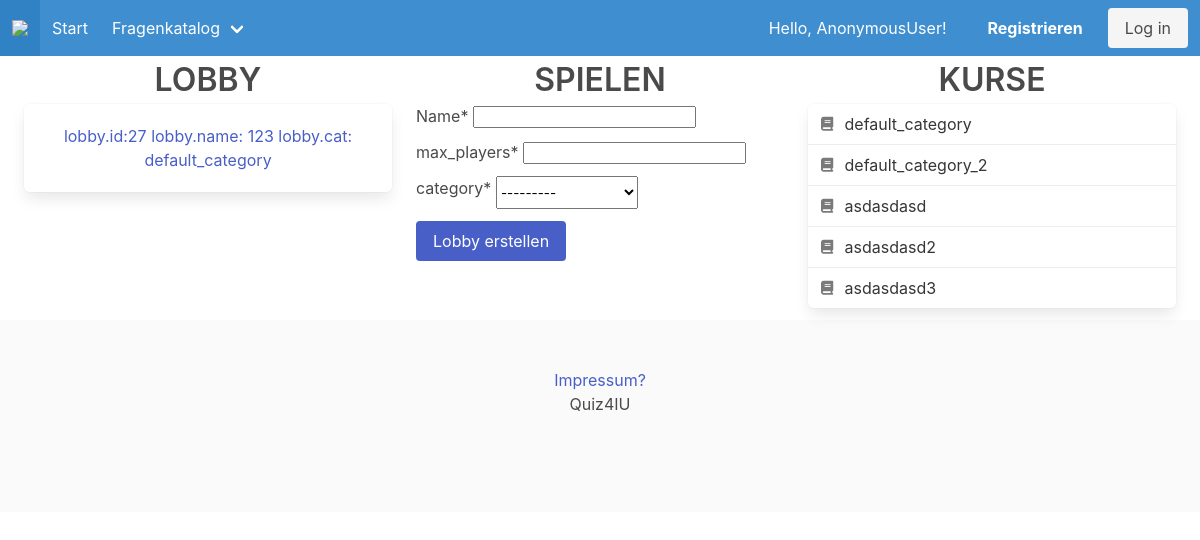
/quiz/, run on an earlier commit of the app's database.
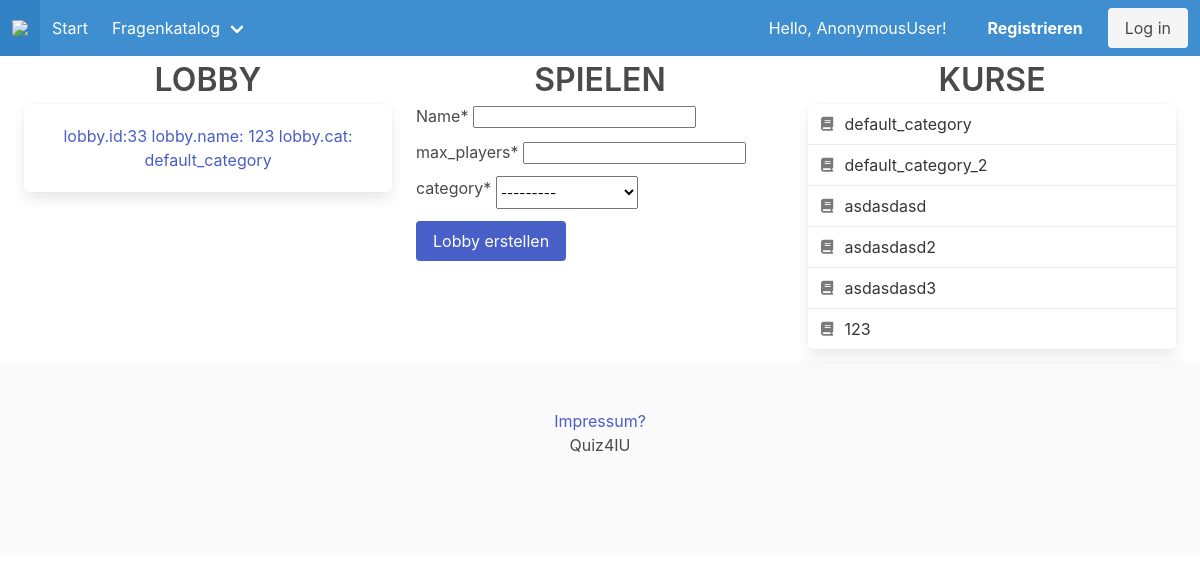
And on a later commit of the database.
### quiz/models.py (models this page shows)
class Lobby(models.Model):
    host = models.ForeignKey(User, on_delete=models.CASCADE)
    name = models.CharField(max_length=200)
    participants = models.ManyToManyField(User, related_name='participantslobby', blank=True)
    max_players = models.IntegerField()
    category = models.ForeignKey(Category, on_delete=models.CASCADE)
    status = models.IntegerField()
    questions = models.ManyToManyField(Question, blank=True)

class Category(models.Model):
    name = models.CharField(max_length = 100)
    def __str__(self):
        return self.name

### quiz/views.py (the view, shortened to what this page needs)
# urls.py: path('',views.homepage,name="home"),
def homepage(request):
    q = request.GET.get('q') if request.GET.get('q') != None else ''
    form = LobbyForm()
    categories = Category.objects.all().order_by('id')
    LobbyList = Lobby.objects.all()
    context = {'categories':categories,'lobbylist':LobbyList, 'form':form}
    return render(request,'homepage.html', context)

### forms.py
class LobbyForm(forms.Form):
    name = forms.CharField(label="Name",max_length=200)
    max_players = forms.IntegerField(label="max_players")
    category = forms.ModelChoiceField(label="category",widget=forms.Select,queryset=Category.objects.all())

### quiz/templates/homepage.html (shortened to what this page needs)
{% extends 'base_layout.html' %}
{% load crispy_forms_tags %}
{% block content %}
  <div class="columns">
        <div class="column has-text-centered">
            <h2 class="is-size-3 is-uppercase has-text-weight-semibold">Lobby</h2>
              <div id='ll'>
                {% for lobby in lobbylist %}
                <div class="box">
                    <a href="{% url 'lobby' lobby.id %}">lobby.id:{{lobby.id}} lobby.name: {{lobby.name}} lobby.cat: {{lobby.category}}</a>
                </div>
                {% endfor%}
              </div>
        </div>
        <div class="column">
          <h2 class="has-text-centered is-size-3 is-uppercase has-text-weight-semibold">Spielen</h2>
          <form method="POST" action="">
          {{ form|crispy }}
          <div class="field is-grouped my-3">
            <div class="control">
              <button input value="Submit" type="submit" name="save" class="button is-link">Lobby erstellen</button>
            </div>
          </div>
        </form>
        </div>
        <div class="column has-text-centered">
            <h2 class="is-size-3 is-uppercase has-text-weight-semibold">Kurse</h2>
            <nav class="panel">
                {% for category in categories %}
                <a class="panel-block" id="{{category.id}}" href="{% url 'category_catalog' category.id %}">
                  <span class="panel-icon">
                    <i class="fas fa-book" aria-hidden="true"></i>
                  </span>
                  {{category.name}}
                </a>
                {% endfor%}
              </nav>
        </div>
    </div>
  </div>
{% endblock %}

What changed in the data, as far as the page shows it:
removed Lobby: id "27", name "123", category "default_category"
added Lobby: id "33", name "123", category "default_category"
added Category: name "123"
